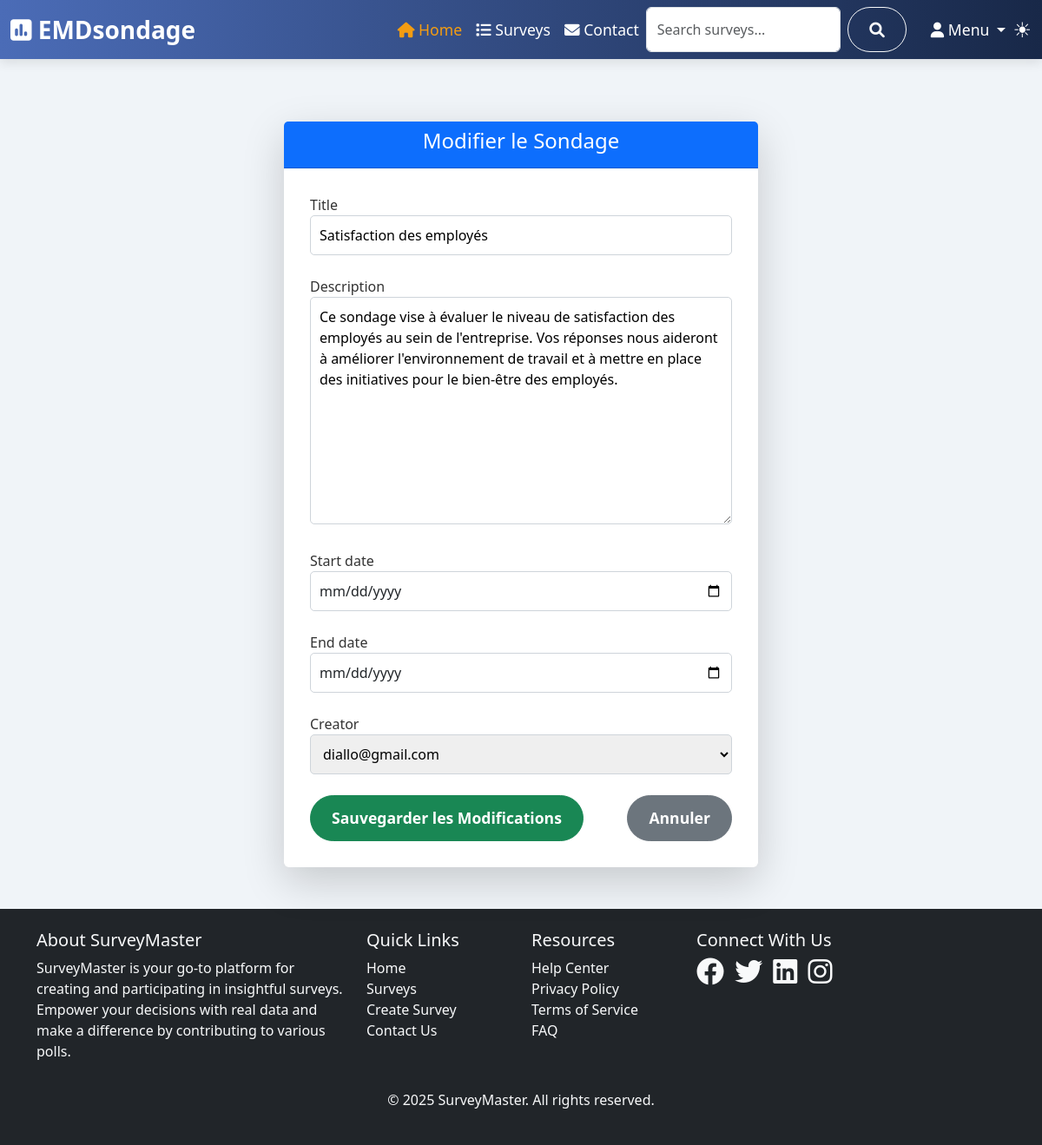
Screenshot of /survey/2/edit/ (signed in) with the database file from the repository.
### survey/models.py (models this page shows, shortened)
class Survey(models.Model):
    title = models.CharField(max_length=255)
    description = models.TextField()
    start_date = models.DateField()
    end_date = models.DateField()
    creator = models.ForeignKey(User, on_delete=models.CASCADE, related_name='surveys')

### survey/views.py (the view)
# urls.py: path('survey/<int:pk>/edit/', EditSurveyView.as_view(), name='edit_survey'),
class EditSurveyView(LoginRequiredMixin,UpdateView):
    model = Survey
    template_name = 'survey/edit_survey.html'
    context_object_name = 'survey'
    form_class = SurveyForm
    success_url = reverse_lazy('liste')

### survey/forms.py
class SurveyForm(forms.ModelForm):
    class Meta:
        model = Survey
        fields = ['title', 'description', 'start_date', 'end_date', 'creator']
        widgets = {
            'start_date': forms.DateInput(attrs={'type': 'date', 'class': 'form-control'}),
            'end_date': forms.DateInput(attrs={'type': 'date', 'class': 'form-control'}),
        }

### survey/templates/survey/edit_survey.html (shortened to what this page needs)
{% extends 'survey/base.html' %}
{% block nav %}
{% include "survey/nav.html" %}
{% endblock nav %}
{% block content %}
<div class="container py-5">
    <div class="row justify-content-center">
        <div class="col-md-8 col-lg-6">
            <div class="card shadow-lg border-0 rounded-lg">
                <div class="card-header text-center bg-primary text-white">
                    <h4 class="font-weight-bold">Modifier le Sondage</h4>
                </div>
                <div class="card-body">
                    <form method="POST">
                        {% for field in form %}
                            <div class="form-group mb-4">
                                <label for="{{ field.id_for_label }}" class="font-weight-bold">{{ field.label }}</label>
                                {{ field }}
                            </div>
                        {% endfor %}
                        <div class="d-flex justify-content-between">
                            <button type="submit" class="btn btn-success btn-lg w-48">Sauvegarder les Modifications</button>
                            <a href="{% url 'liste' %}" class="btn btn-secondary btn-lg w-48">Annuler</a>
                        </div>
                    </form>
                </div>
            </div>
        </div>
    </div>
</div>
{% endblock content %}
{% block footer %}
{% include "survey/footer.html" %}
{% endblock footer %}

### survey/templates/survey/edit_survey.html (style rules this page uses)
body { background-color: #f0f4f8; font-family: 'Segoe UI', Tahoma, Geneva, Verdana, sans-serif; }
.card-header { background-color: #007bff; color: white; }
.card-body { background-color: #ffffff; color: #333; padding: 30px; border-radius: 8px; }
.form-group input, .form-group textarea, .form-group select { border-radius: 5px; border: 1px solid #ced4da; padding: 10px; width: 100%; font-size: 1rem; }
.btn { font-size: 1.1rem; font-weight: bold; border-radius: 50px; padding: 12px 24px; }

### rows the page displays
Survey: form "Satisfaction des employés" "Ce sondage vise à évaluer le niveau de satisfaction des employés au sein de l'entreprise. Vos réponses nous aideront à améliorer l'environnement de travail et à mettre en place des initiatives pour le bien-être des employés." "diallo@gmail.com"

### other values shown
{{ field.label }} "Title" "Description" "Start date" "End date" "Creator"
